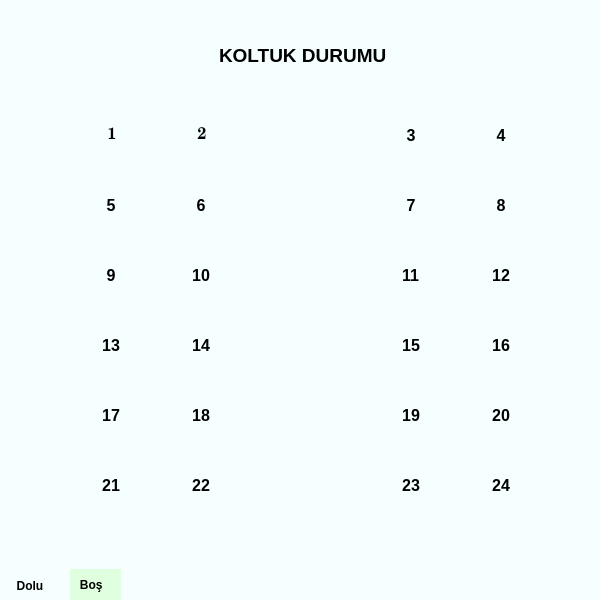
<?xml version="1.0" encoding="UTF-8"?>
<ui version="4.0">
 <class>Seat</class>
 <widget class="QWidget" name="Seat">
  <property name="geometry">
   <rect>
    <x>0</x>
    <y>0</y>
    <width>600</width>
    <height>600</height>
   </rect>
  </property>
  <property name="windowTitle">
   <string>Form</string>
  </property>
  <property name="styleSheet">
   <string notr="true">background-color: rgb(243, 255, 255);
background-color: rgb(246, 255, 255);</string>
  </property>
  <widget class="QLabel" name="lbl1">
   <property name="geometry">
    <rect>
     <x>80</x>
     <y>110</y>
     <width>60</width>
     <height>50</height>
    </rect>
   </property>
   <property name="font">
    <font>
     <family>Century Schoolbook</family>
     <pointsize>12</pointsize>
     <bold>true</bold>
    </font>
   </property>
   <property name="layoutDirection">
    <enum>Qt::LeftToRight</enum>
   </property>
   <property name="text">
    <string>      1</string>
   </property>
  </widget>
  <widget class="QLabel" name="lbl2">
   <property name="geometry">
    <rect>
     <x>170</x>
     <y>110</y>
     <width>60</width>
     <height>50</height>
    </rect>
   </property>
   <property name="font">
    <font>
     <family>Century Schoolbook</family>
     <pointsize>12</pointsize>
     <bold>true</bold>
    </font>
   </property>
   <property name="text">
    <string>      2</string>
   </property>
  </widget>
  <widget class="QLabel" name="label_3">
   <property name="geometry">
    <rect>
     <x>219</x>
     <y>30</y>
     <width>221</width>
     <height>50</height>
    </rect>
   </property>
   <property name="font">
    <font>
     <pointsize>14</pointsize>
     <italic>false</italic>
     <bold>true</bold>
    </font>
   </property>
   <property name="styleSheet">
    <string notr="true">font: 700 14pt &quot;Century Schoolbook&quot;;</string>
   </property>
   <property name="text">
    <string>KOLTUK DURUMU</string>
   </property>
  </widget>
  <widget class="QLabel" name="lbl5">
   <property name="geometry">
    <rect>
     <x>80</x>
     <y>180</y>
     <width>60</width>
     <height>50</height>
    </rect>
   </property>
   <property name="font">
    <font>
     <pointsize>12</pointsize>
     <bold>true</bold>
    </font>
   </property>
   <property name="text">
    <string>      5</string>
   </property>
  </widget>
  <widget class="QLabel" name="lbl6">
   <property name="geometry">
    <rect>
     <x>170</x>
     <y>180</y>
     <width>60</width>
     <height>50</height>
    </rect>
   </property>
   <property name="font">
    <font>
     <pointsize>12</pointsize>
     <bold>true</bold>
    </font>
   </property>
   <property name="text">
    <string>      6</string>
   </property>
  </widget>
  <widget class="QLabel" name="lbl9">
   <property name="geometry">
    <rect>
     <x>80</x>
     <y>250</y>
     <width>60</width>
     <height>50</height>
    </rect>
   </property>
   <property name="font">
    <font>
     <pointsize>12</pointsize>
     <bold>true</bold>
    </font>
   </property>
   <property name="text">
    <string>      9</string>
   </property>
  </widget>
  <widget class="QLabel" name="lbl10">
   <property name="geometry">
    <rect>
     <x>170</x>
     <y>250</y>
     <width>60</width>
     <height>50</height>
    </rect>
   </property>
   <property name="font">
    <font>
     <pointsize>12</pointsize>
     <bold>true</bold>
    </font>
   </property>
   <property name="text">
    <string>     10</string>
   </property>
  </widget>
  <widget class="QLabel" name="lbl13">
   <property name="geometry">
    <rect>
     <x>80</x>
     <y>320</y>
     <width>60</width>
     <height>50</height>
    </rect>
   </property>
   <property name="font">
    <font>
     <pointsize>12</pointsize>
     <bold>true</bold>
    </font>
   </property>
   <property name="text">
    <string>     13</string>
   </property>
  </widget>
  <widget class="QLabel" name="lbl14">
   <property name="geometry">
    <rect>
     <x>170</x>
     <y>320</y>
     <width>60</width>
     <height>50</height>
    </rect>
   </property>
   <property name="font">
    <font>
     <pointsize>12</pointsize>
     <bold>true</bold>
    </font>
   </property>
   <property name="text">
    <string>     14</string>
   </property>
  </widget>
  <widget class="QLabel" name="lbl17">
   <property name="geometry">
    <rect>
     <x>80</x>
     <y>390</y>
     <width>60</width>
     <height>50</height>
    </rect>
   </property>
   <property name="font">
    <font>
     <pointsize>12</pointsize>
     <bold>true</bold>
    </font>
   </property>
   <property name="text">
    <string>     17</string>
   </property>
  </widget>
  <widget class="QLabel" name="lbl18">
   <property name="geometry">
    <rect>
     <x>170</x>
     <y>390</y>
     <width>60</width>
     <height>50</height>
    </rect>
   </property>
   <property name="font">
    <font>
     <pointsize>12</pointsize>
     <bold>true</bold>
    </font>
   </property>
   <property name="text">
    <string>     18</string>
   </property>
  </widget>
  <widget class="QLabel" name="lbl21">
   <property name="geometry">
    <rect>
     <x>80</x>
     <y>460</y>
     <width>60</width>
     <height>50</height>
    </rect>
   </property>
   <property name="font">
    <font>
     <pointsize>12</pointsize>
     <bold>true</bold>
    </font>
   </property>
   <property name="text">
    <string>     21</string>
   </property>
  </widget>
  <widget class="QLabel" name="lbl22">
   <property name="geometry">
    <rect>
     <x>170</x>
     <y>460</y>
     <width>60</width>
     <height>50</height>
    </rect>
   </property>
   <property name="font">
    <font>
     <pointsize>12</pointsize>
     <bold>true</bold>
    </font>
   </property>
   <property name="text">
    <string>     22</string>
   </property>
  </widget>
  <widget class="QLabel" name="lbl8">
   <property name="geometry">
    <rect>
     <x>470</x>
     <y>180</y>
     <width>60</width>
     <height>50</height>
    </rect>
   </property>
   <property name="font">
    <font>
     <pointsize>12</pointsize>
     <bold>true</bold>
    </font>
   </property>
   <property name="text">
    <string>      8</string>
   </property>
  </widget>
  <widget class="QLabel" name="lbl15">
   <property name="geometry">
    <rect>
     <x>380</x>
     <y>320</y>
     <width>60</width>
     <height>50</height>
    </rect>
   </property>
   <property name="font">
    <font>
     <pointsize>12</pointsize>
     <bold>true</bold>
    </font>
   </property>
   <property name="text">
    <string>     15</string>
   </property>
  </widget>
  <widget class="QLabel" name="lbl7">
   <property name="geometry">
    <rect>
     <x>380</x>
     <y>180</y>
     <width>60</width>
     <height>50</height>
    </rect>
   </property>
   <property name="font">
    <font>
     <pointsize>12</pointsize>
     <bold>true</bold>
    </font>
   </property>
   <property name="text">
    <string>      7</string>
   </property>
  </widget>
  <widget class="QLabel" name="lbl24">
   <property name="geometry">
    <rect>
     <x>470</x>
     <y>460</y>
     <width>60</width>
     <height>50</height>
    </rect>
   </property>
   <property name="font">
    <font>
     <pointsize>12</pointsize>
     <bold>true</bold>
    </font>
   </property>
   <property name="text">
    <string>     24</string>
   </property>
  </widget>
  <widget class="QLabel" name="lbl19">
   <property name="geometry">
    <rect>
     <x>380</x>
     <y>390</y>
     <width>60</width>
     <height>50</height>
    </rect>
   </property>
   <property name="font">
    <font>
     <pointsize>12</pointsize>
     <bold>true</bold>
    </font>
   </property>
   <property name="text">
    <string>     19</string>
   </property>
  </widget>
  <widget class="QLabel" name="lbl12">
   <property name="geometry">
    <rect>
     <x>470</x>
     <y>250</y>
     <width>60</width>
     <height>50</height>
    </rect>
   </property>
   <property name="font">
    <font>
     <pointsize>12</pointsize>
     <bold>true</bold>
    </font>
   </property>
   <property name="text">
    <string>     12</string>
   </property>
  </widget>
  <widget class="QLabel" name="lbl23">
   <property name="geometry">
    <rect>
     <x>380</x>
     <y>460</y>
     <width>60</width>
     <height>50</height>
    </rect>
   </property>
   <property name="font">
    <font>
     <pointsize>12</pointsize>
     <bold>true</bold>
    </font>
   </property>
   <property name="text">
    <string>     23</string>
   </property>
  </widget>
  <widget class="QLabel" name="lbl16">
   <property name="geometry">
    <rect>
     <x>470</x>
     <y>320</y>
     <width>60</width>
     <height>50</height>
    </rect>
   </property>
   <property name="font">
    <font>
     <pointsize>12</pointsize>
     <bold>true</bold>
    </font>
   </property>
   <property name="text">
    <string>     16</string>
   </property>
  </widget>
  <widget class="QLabel" name="lbl3">
   <property name="geometry">
    <rect>
     <x>380</x>
     <y>110</y>
     <width>60</width>
     <height>50</height>
    </rect>
   </property>
   <property name="font">
    <font>
     <pointsize>12</pointsize>
     <bold>true</bold>
    </font>
   </property>
   <property name="text">
    <string>      3</string>
   </property>
  </widget>
  <widget class="QLabel" name="lbl4">
   <property name="geometry">
    <rect>
     <x>470</x>
     <y>110</y>
     <width>60</width>
     <height>50</height>
    </rect>
   </property>
   <property name="font">
    <font>
     <pointsize>12</pointsize>
     <bold>true</bold>
    </font>
   </property>
   <property name="text">
    <string>      4</string>
   </property>
  </widget>
  <widget class="QLabel" name="lbl11">
   <property name="geometry">
    <rect>
     <x>380</x>
     <y>250</y>
     <width>60</width>
     <height>50</height>
    </rect>
   </property>
   <property name="font">
    <font>
     <pointsize>12</pointsize>
     <bold>true</bold>
    </font>
   </property>
   <property name="text">
    <string>     11</string>
   </property>
  </widget>
  <widget class="QLabel" name="lbl20">
   <property name="geometry">
    <rect>
     <x>470</x>
     <y>390</y>
     <width>60</width>
     <height>50</height>
    </rect>
   </property>
   <property name="font">
    <font>
     <pointsize>12</pointsize>
     <bold>true</bold>
    </font>
   </property>
   <property name="text">
    <string>     20</string>
   </property>
  </widget>
  <widget class="QLabel" name="lblinfo">
   <property name="geometry">
    <rect>
     <x>10</x>
     <y>570</y>
     <width>51</width>
     <height>31</height>
    </rect>
   </property>
   <property name="font">
    <font>
     <bold>true</bold>
    </font>
   </property>
   <property name="text">
    <string>  Dolu</string>
   </property>
  </widget>
  <widget class="QLabel" name="label">
   <property name="geometry">
    <rect>
     <x>70</x>
     <y>569</y>
     <width>51</width>
     <height>31</height>
    </rect>
   </property>
   <property name="font">
    <font>
     <bold>true</bold>
    </font>
   </property>
   <property name="styleSheet">
    <string notr="true">background-color: rgb(224, 255, 222);</string>
   </property>
   <property name="text">
    <string>   Boş</string>
   </property>
  </widget>
 </widget>
 <resources/>
 <connections/>
</ui>
